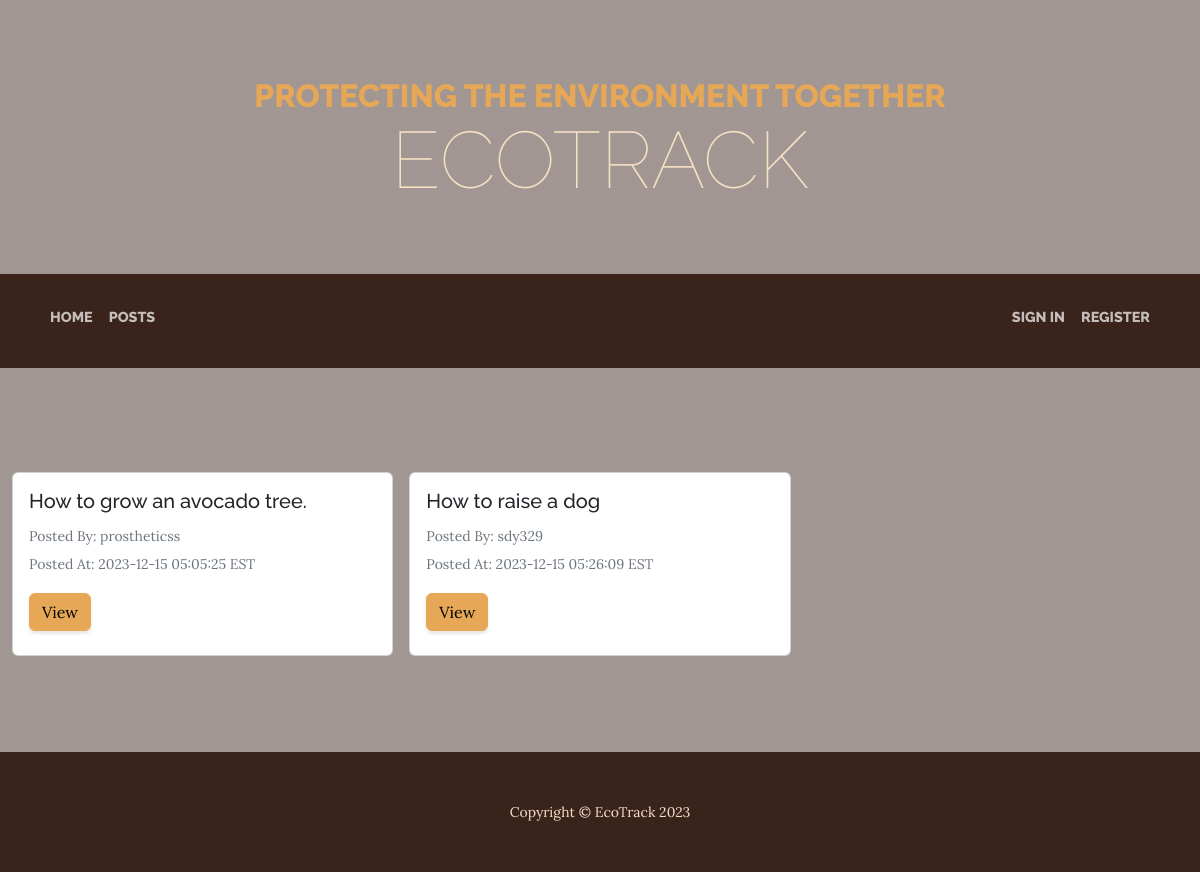
The page /posts.php on the database as committed earlier.
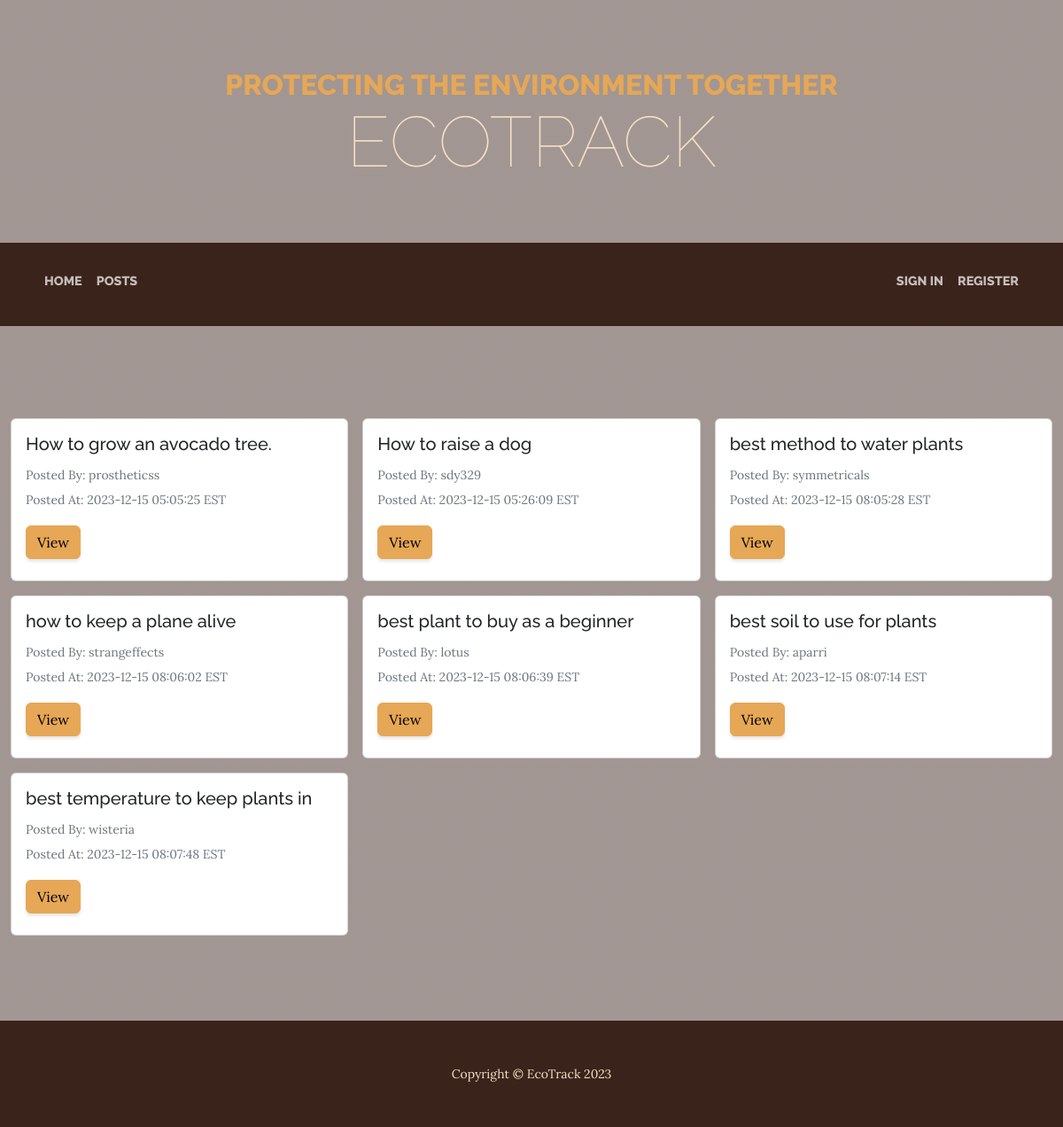
The same page on the database as committed later.
### tables this page shows
CREATE TABLE `posts` (
  `ID` int(10) UNSIGNED NOT NULL,
  `userID` int(10) UNSIGNED DEFAULT NULL,
  `title` varchar(100) DEFAULT NULL,
  `content` longtext DEFAULT NULL,
  `postedDateTime` datetime DEFAULT NULL
);

CREATE TABLE `users` (
  `ID` int(10) UNSIGNED NOT NULL,
  `username` varchar(48) NOT NULL,
  `email` varchar(254) NOT NULL,
  `password` varchar(254) NOT NULL
);

### public/global.php (called while the page is built, shortened)
<?php
function query($query, $data){
    $stmt = __DB__->prepare($query);
    $stmt->execute($data);
    return $stmt;
}
function getPosts(){
    $posts = query('SELECT * FROM posts', [])->fetchAll();
    return $posts;
}
function getAuthor($id){
    $author = query('SELECT username FROM users WHERE ID = ?', [$id])->fetch()['username'];
    return $author;
}

### public/posts.php (the view, shortened to what this page needs)
<?php
require_once('global.php');
function generateCards(){
    $posts = getPosts();
    $counter = 0;
    foreach($posts as $post){
        if ($counter % 3 == 0) echo '<div class="row row-cols-1 row-cols-md-3 g-3">';
        echo '<div class="col mb-3">
        <div class="card">
            <div class="card-body">
                <h5 class="card-title">'.$post['title'].'</h5>
                <p class="card-text"><small class="text-muted">Posted By: '.getAuthor($post['userID']).'</small><br/>
                <small class="text-muted">Posted At: '.$post['postedDateTime'].' EST</small></p>
                <div class="btn-group mb-2" role="group" aria-label="Post Actions">
                    <a href="post/index.php?id='.$post['ID'].'"><button class="btn btn-primary">View</button></a>
                </div>
            </div>
        </div>
    </div>';
        $counter++;
        if ($counter % 3 == 0) echo '</div>';
    }
    if ($counter % 3 != 0) echo '</div>';
}
?>
<!DOCTYPE html>
<html lang="en">
<head>
    <link href="css/styles.css" rel="stylesheet" />
</head>
<body>
    <header>
        <h1 class="site-heading text-center text-faded d-none d-lg-block">
            <span class="site-heading-upper text-primary mb-3">Protecting the environment together</span>
            <span class="site-heading-lower">EcoTrack</span>
        </h1>
    </header>
    <nav class="navbar navbar-expand-lg navbar-dark py-lg-4" id="mainNav">
        <div class="container">
            <div class="d-flex align-items-center">
                <ul class="navbar-nav">
                    <li class="nav-item mb-2"><a class="nav-link text-uppercase" href="index.php">Home</a></li>
                    <li class="nav-item mb-2"><a class="nav-link text-uppercase" href="posts.php">Posts</a></li>
                </ul>
            </div>
            <?php if(isset($_SESSION['id'])){
                echo '
                <div class="justify-content-end" id="navbarSupportedContent">
                <ul class="navbar-nav">
                    <li class="nav-item mb-2"><a class="nav-link text-uppercase" href="account/index.php?id='.$_SESSION['id'].'">Account</a></li>
                    <li class="nav-item mb-2"><a class="nav-link text-uppercase" href="signout.php">Sign Out</a></li>
                    ';
                if($_SESSION['admin'] == true) echo '<li class="nav-item mb-2"><a class="nav-link text-uppercase" href="admin/index.php">Admin</a></li>';
                echo '</ul>
                </div>';
            } else {
                echo '
            <div class="justify-content-end" id="navbarSupportedContent">
            <ul class="navbar-nav">
                <li class="nav-item mb-2"><a class="nav-link text-uppercase" href="signin.php">Sign In</a></li>
                <li class="nav-item mb-2"><a class="nav-link text-uppercase" href="register.php">Register</a></li>
            </ul>
            </div>';
            }
            ?>
        </div>
    </nav>
    <br>
    <section class="page-section clearfix">
        <div class="container-fluid">
            <?php generateCards(); ?>
        </div>
    </section>
    <footer class="footer text-faded text-center py-5">
        <div class="container">
            <p class="m-0 small">Copyright &copy; EcoTrack 2023</p>
        </div>
    </footer>
</body>
</html>

Rows that differ between the two databases and show on the page:
added posts: title "best method to water plants", userID.username "symmetricals", postedDateTime "2023-12-15 08:05:28"
added posts: title "how to keep a plane alive", userID.username "strangeffects", postedDateTime "2023-12-15 08:06:02"
added posts: title "best plant to buy as a beginner", userID.username "lotus", postedDateTime "2023-12-15 08:06:39"
added posts: title "best soil to use for plants", userID.username "aparri", postedDateTime "2023-12-15 08:07:14"
added posts: title "best temperature to keep plants in", userID.username "wisteria", postedDateTime "2023-12-15 08:07:48"
